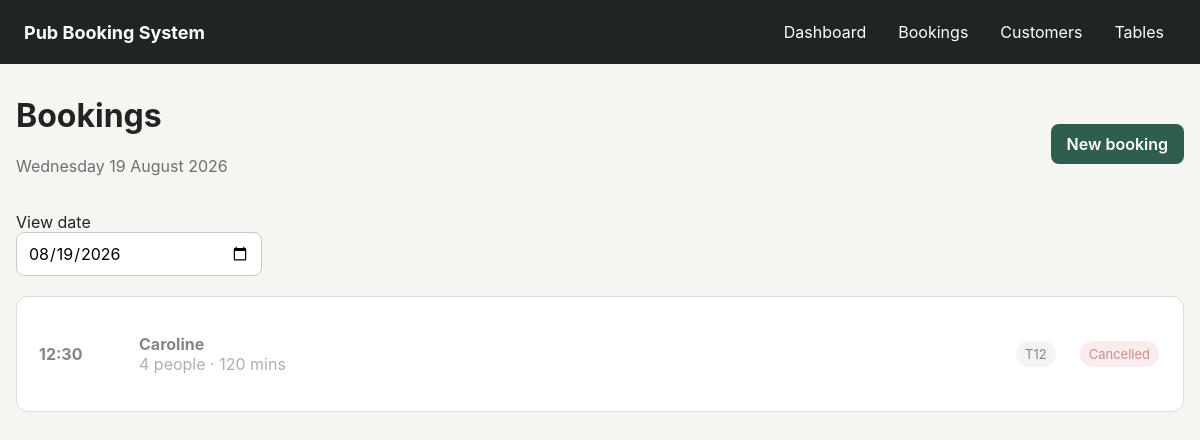
Before: /bookings with the older database file.
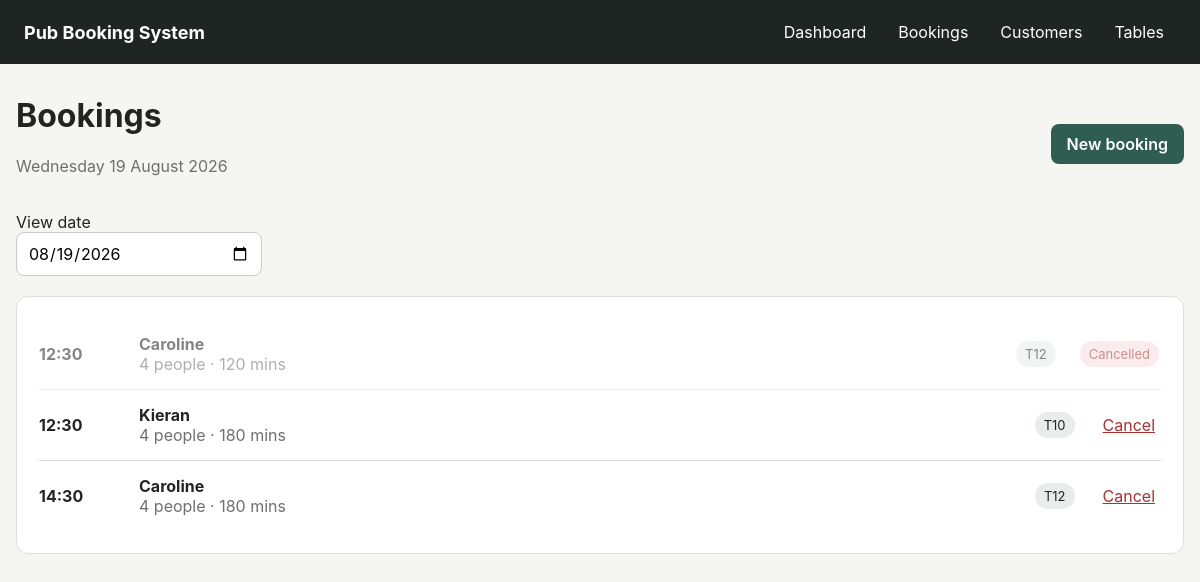
After: the same page with the newer database file.
### app/models.py (models this page shows)
class Booking(db.Model):
    id = db.Column(db.Integer, primary_key=True)
    customer_id = db.Column(db.Integer, db.ForeignKey("customer.id"), nullable=False)
    booking_date = db.Column(db.Date, nullable=False, index=True)
    booking_time = db.Column(db.Time, nullable=False)
    duration_minutes = db.Column(db.Integer, nullable=False, default=180)
    party_size = db.Column(db.Integer, nullable=False)
    occasion = db.Column(db.String(120))
    preferred_area_id = db.Column(db.Integer, db.ForeignKey("area.id"))
    preferred_table_id = db.Column(db.Integer, db.ForeignKey("pub_table.id"))
    wants_near_tv = db.Column(db.Boolean, default=False)
    avoids_bench = db.Column(db.Boolean, default=False)
    notes = db.Column(db.Text)
    status = db.Column(db.String(30), nullable=False, default="Booked")
    created_at = db.Column(db.DateTime, default=datetime.utcnow)
    customer = db.relationship("Customer", back_populates="bookings")
    preferred_area = db.relationship("Area")
    preferred_table = db.relationship("PubTable", foreign_keys=[preferred_table_id])
    table_links = db.relationship(
        "BookingTable",
        back_populates="booking",
        cascade="all, delete-orphan"
    )
    @property
    def tables(self):
        return [link.table for link in self.table_links]

class Customer(db.Model):
    id = db.Column(db.Integer, primary_key=True)
    name = db.Column(db.String(120), nullable=False, index=True)
    phone = db.Column(db.String(30), nullable=False, unique=True, index=True)
    preferred_area_id = db.Column(db.Integer, db.ForeignKey("area.id"))
    preferred_table_id = db.Column(db.Integer, db.ForeignKey("pub_table.id"))
    prefers_near_tv = db.Column(db.Boolean, default=False)
    avoids_bench = db.Column(db.Boolean, default=False)
    notes = db.Column(db.Text)
    created_at = db.Column(db.DateTime, default=datetime.utcnow)
    preferred_area = db.relationship("Area", foreign_keys=[preferred_area_id])
    preferred_table = db.relationship("PubTable", foreign_keys=[preferred_table_id])
    bookings = db.relationship(
        "Booking",
        back_populates="customer",
        cascade="all, delete-orphan"
    )

class PubTable(db.Model):
    id = db.Column(db.Integer, primary_key=True)
    number = db.Column(db.String(20), nullable=False, unique=True, index=True)
    capacity = db.Column(db.Integer, nullable=False)
    area_id = db.Column(db.Integer, db.ForeignKey("area.id"), nullable=False)
    near_tv = db.Column(db.Boolean, default=False)
    has_bench = db.Column(db.Boolean, default=False)
    accessible = db.Column(db.Boolean, default=False)
    active = db.Column(db.Boolean, default=True)
    x_position = db.Column(db.Float, default=0)
    y_position = db.Column(db.Float, default=0)
    area = db.relationship("Area", back_populates="tables")
    booking_links = db.relationship(
        "BookingTable",
        back_populates="table",
        cascade="all, delete-orphan"
    )

### app/routes.py (the view)
@main.route("/bookings")
def bookings():
    selected_date_text = request.args.get("date")
    if selected_date_text:
        try:
            selected_date = datetime.strptime(
                selected_date_text, "%Y-%m-%d"
            ).date()
        except ValueError:
            selected_date = datetime.now().date()
    else:
        selected_date = datetime.now().date()
    booking_list = db.session.scalars(
        db.select(Booking)
        .where(Booking.booking_date == selected_date)
        .order_by(Booking.booking_time)
    ).all()
    return render_template(
        "bookings.html",
        bookings=booking_list,
        selected_date=selected_date
    )

### app/templates/bookings.html (shortened to what this page needs)
{% extends "base.html" %}
{% block content %}
<div class="page-heading">
    <div>
        <h1>Bookings</h1>
        <p>{{ selected_date.strftime("%A %d %B %Y") }}</p>
    </div>
    <a class="button" href="{{ url_for('main.new_booking') }}">New booking</a>
</div>
<form class="date-selector" method="get">
    <label>
        View date
        <input type="date"
               name="date"
               value="{{ selected_date.isoformat() }}"
               onchange="this.form.submit()">
    </label>
</form>
<div class="card">
    {% if bookings %}
        <div class="booking-list">
            {% for booking in bookings %}
                <div class="booking-row {% if booking.status == 'Cancelled' %}cancelled{% endif %}">
                    <strong>{{ booking.booking_time.strftime("%H:%M") }}</strong>
                    <div>
                        <strong>{{ booking.customer.name }}</strong>
                        <div class="muted">
                            {{ booking.party_size }} people ·
                            {{ booking.duration_minutes }} mins
                        </div>
                    </div>
                    <div>
                        {% for table in booking.tables %}
                            <span class="badge">T{{ table.number }}</span>
                        {% endfor %}
                    </div>
                    <div>
                        {% if booking.status != "Cancelled" %}
                            <form method="post"
                                  action="{{ url_for('main.cancel_booking', booking_id=booking.id) }}"
                                  onsubmit="return confirm('Cancel this booking?');">
                                <button class="link-button danger" type="submit">
                                    Cancel
                                </button>
                            </form>
                        {% else %}
                            <span class="badge danger-badge">Cancelled</span>
                        {% endif %}
                    </div>
                </div>
            {% endfor %}
        </div>
    {% else %}
        <p class="muted">No bookings on this date.</p>
    {% endif %}
</div>
{% endblock %}

### app/templates/base.html (shortened to what this page needs)
<!doctype html>
<html lang="en">
<head>
    <link rel="stylesheet"
          href="{{ url_for('static', filename='css/style.css') }}">
</head>
<body>
    <header class="topbar">
        <div class="brand">Pub Booking System</div>
        <nav>
            <a href="{{ url_for('main.dashboard') }}">Dashboard</a>
            <a href="{{ url_for('main.bookings') }}">Bookings</a>
            <a href="{{ url_for('main.customers') }}">Customers</a>
            <a href="{{ url_for('main.tables') }}">Tables</a>
        </nav>
    </header>
    <main class="container">
        {% block content %}{% endblock %}
    </main>
</body>
</html>

### app/static/css/style.css (style rules this page uses)
:root { --background: #f5f5f2; --surface: #ffffff; --text: #232323; --muted: #6f6f6f; --border: #ddddda; --accent: #2f5d50; --accent-dark: #23463c; --danger: #a83232; --success-bg: #e8f5ea; --error-bg: #fdeaea; --warning-bg: #fff3cd; --warning-border: #e2c45f; }
* { box-sizing: border-box; }
body { margin: 0; font-family: -apple-system, BlinkMacSystemFont, "Segoe UI", sans-serif; background: var(--background); color: var(--text); }
.topbar { background: #1f2523; color: white; padding: 0 24px; min-height: 64px; display: flex; align-items: center; justify-content: space-between; gap: 24px; }
.brand { font-weight: 700; font-size: 18px; }
.topbar nav { display: flex; gap: 8px; flex-wrap: wrap; }
.topbar a { color: white; text-decoration: none; padding: 9px 12px; border-radius: 7px; }
.container { width: min(1180px, calc(100% - 32px)); margin: 32px auto; }
.page-heading { display: flex; justify-content: space-between; align-items: center; gap: 20px; margin-bottom: 20px; }
h1, h2 { margin-top: 0; }
.page-heading p, .muted { color: var(--muted); }
.card, .form-section { background: var(--surface); border: 1px solid var(--border); border-radius: 12px; padding: 22px; margin-bottom: 20px; }
.button { appearance: none; border: 0; border-radius: 8px; background: var(--accent); color: white; padding: 10px 16px; font: inherit; font-weight: 600; text-decoration: none; cursor: pointer; display: inline-block; }
input, select, textarea { width: 100%; border: 1px solid #c9c9c5; border-radius: 8px; padding: 10px 11px; font: inherit; background: white; }
.search-bar, .inline-form, .date-selector { display: flex; gap: 10px; align-items: end; margin-bottom: 20px; }
.booking-list { display: flex; flex-direction: column; }
.booking-row { display: grid; grid-template-columns: 80px 1fr auto auto; gap: 20px; align-items: center; padding: 15px 0; border-bottom: 1px solid var(--border); }
.booking-row:last-child { border-bottom: 0; }
.booking-row.cancelled { opacity: 0.55; }
.badge { display: inline-block; background: #e8ecea; border-radius: 999px; padding: 5px 9px; margin: 2px; font-size: 13px; }
.danger-badge { background: #f6dddd; color: var(--danger); }
.link-button { border: 0; background: transparent; cursor: pointer; font: inherit; text-decoration: underline; }
.link-button.danger { color: var(--danger); }

Changed rows visible on the page:
added Booking: booking_time "12:30", customer.name "Kieran", party_size "4", duration_minutes "180"
now on this page (row unchanged): PubTable: number "10", shown under "12:30"
added Booking: booking_time "14:30", customer.name "Caroline", party_size "4", duration_minutes "180", PubTable (number "12")
